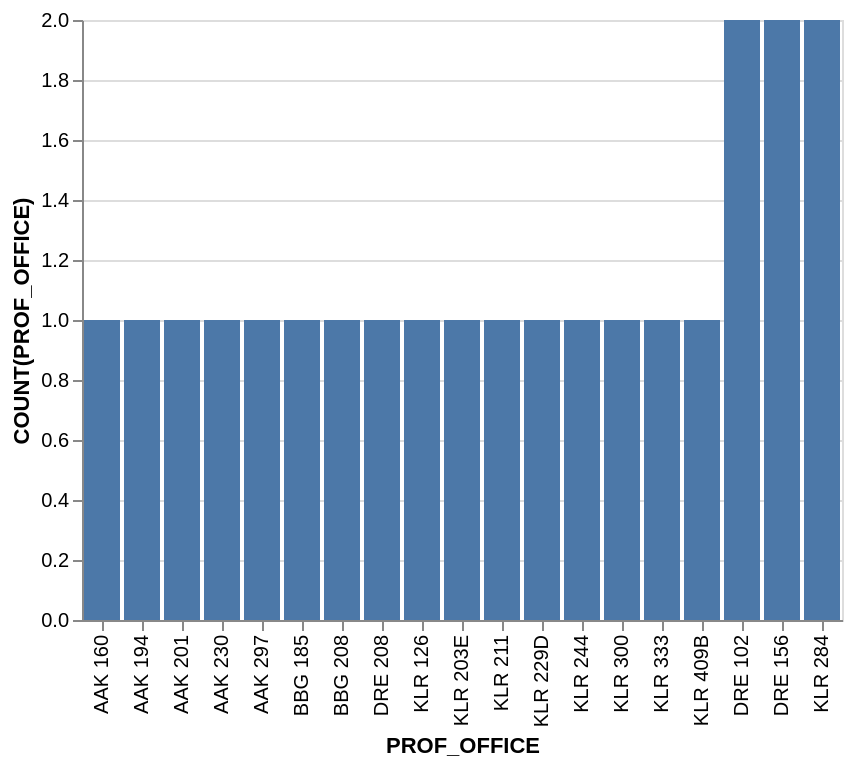

Specify this chart in Vega-Lite:
### Vega-Lite specification from a JSON file in a GitHub repository (floating-point values rounded to 4 significant figures)
{"data": {"values": [{"x_data": "AAK 160", "y_data": 1}, {"x_data": "AAK 194", "y_data": 1}, {"x_data": "AAK 201", "y_data": 1}, {"x_data": "AAK 230", "y_data": 1}, {"x_data": "AAK 297", "y_data": 1}, {"x_data": "BBG 185", "y_data": 1}, {"x_data": "BBG 208", "y_data": 1}, {"x_data": "DRE 208", "y_data": 1}, {"x_data": "KLR 126", "y_data": 1}, {"x_data": "KLR 203E", "y_data": 1}, {"x_data": "KLR 211", "y_data": 1}, {"x_data": "KLR 229D", "y_data": 1}, {"x_data": "KLR 244", "y_data": 1}, {"x_data": "KLR 300", "y_data": 1}, {"x_data": "KLR 333", "y_data": 1}, {"x_data": "KLR 409B", "y_data": 1}, {"x_data": "DRE 102", "y_data": 2}, {"x_data": "DRE 156", "y_data": 2}, {"x_data": "KLR 284", "y_data": 2}]}, "mark": "bar", "encoding": {"x": {"field": "x_data", "type": "nominal", "title": "PROF_OFFICE", "sort": {"op": "sum", "field": "y_data", "order": "ascending"}}, "y": {"field": "y_data", "type": "quantitative", "title": "COUNT(PROF_OFFICE)"}}}
